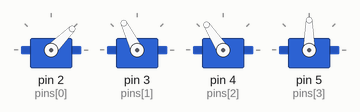
A sketch run on a simulated Arduino Uno, built with avr-gcc and run on an emulated ATmega328P. On the bench: 4 × servo.

Above: at 0.05 s.
At 0.3 s:
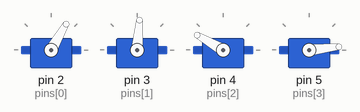
At 0.6 s:
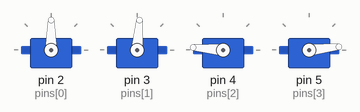
At 0.85 s:
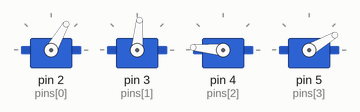
At 1.15 s:
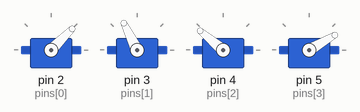
At 2.45 s:
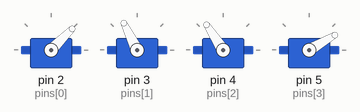
Timing chart, 0 to 5.7 s (numbered marks = the images above):
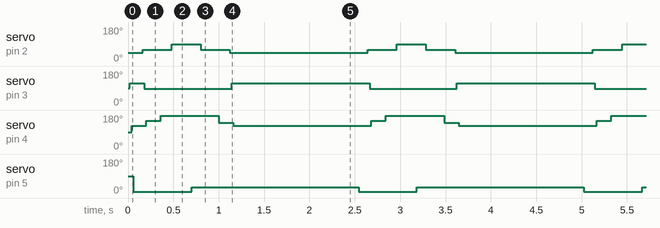

Measured:
- by itself, servo on pin 2 (pins[0]): repeats every 2.5 s: 90° 0.32 s, 60° 0.32 s, 45° 1.5 s, 60° 0.32 s
- by itself, servo on pin 3 (pins[1]): repeats every 2.5 s: 85° 0.96 s, 116° 1.5 s
- by itself, servo on pin 4 (pins[2]): repeats every 2.5 s: 150° 0.16 s, 175° 0.64 s, 140° 0.16 s, 123° 1.5 s
- by itself, servo on pin 5 (pins[3]): alternates 30° for 1.8 s and 6° for 0.64 s

The sketch:

rameno.ino
```cpp
#include <Servo.h>
#include <Arduino.h>
//Počet servo motorů.
#define SERVOS 4
//Počet pozic, kterýma rameno projde.
#define POSITIONS 8
//Definování objektů typu servo.
Servo servo1;
Servo servo2;
Servo servo3;
Servo servo4;

//Piny na které jsou serva připojeny.
int pins[SERVOS] = {2, 3, 4, 5};
int position[SERVOS][POSITIONS] = {{ 45, 60, 60, 90, 90, 60, 60, 45},
  {116, 85, 85, 85, 85, 85, 85, 116},
  {123, 150, 175, 175, 175, 175, 140, 123},
  {6, 6, 6, 6, 30, 30, 30, 30}
};

void setup() {
  //systémové přerušení, které bez uzemnění pinu 18 tlačítkem pouze čeká
  attachInterrupt(digitalPinToInterrupt(18), sleep, CHANGE);
  //Přiřazení objektů k digitálním výstupním pinům.
  servo1.attach(pins[0]);
  servo2.attach(pins[1]);
  servo3.attach(pins[2]);
  servo4.attach(pins[3]);
}

//pozastavení práce ramena
void sleep() {
  delay(3000);
}


void loop() {
  //Cyklus for, který při každém průběhu nastaví jednotlivé hodnoty serv na hodnoty pro danou polohu ramena. Cyklus proběhne tolikrát, kolik je nastaveno v proměnné POSITIONS.
  for (int i = 0; i < POSITIONS; i++) {
    servo1.write(position[0][i]);
    delay(20);
    servo2.write(position[1][i]);
    delay(20);
    servo3.write(position[2][i]);
    delay(20);
    servo4.write(position[3][i]);
    delay(100);
  }
  delay(1200);
}
```
